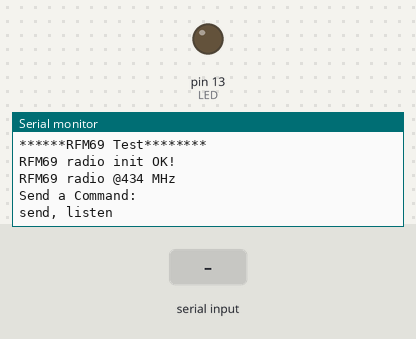
Simulated run of this sketch. Board: Arduino Uno, built with avr-gcc and run on an emulated ATmega328P. Parts: output pins drawn as LEDs (lit = HIGH), the last lines printed to the serial monitor. The test bench sets the inputs (shaded band). No radio packets arrive unless stated; pins used as bus, display or sensor lines are not drawn.

Above: at 1.2 s.
1.3 s: "send\n" received over Serial
At 2.37 s:
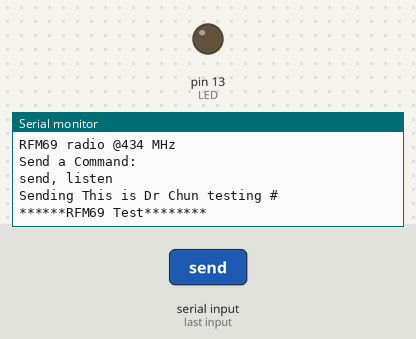
3.8 s: "listen\n" received over Serial
At 4.4 s:
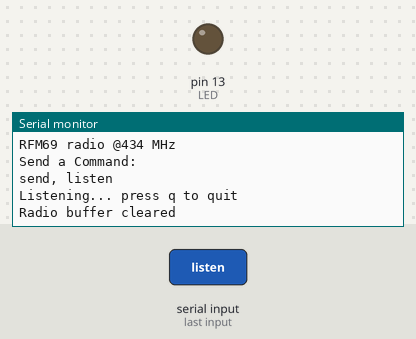
5.3 s: byte 113 ('q') received over Serial
At 5.7 s:
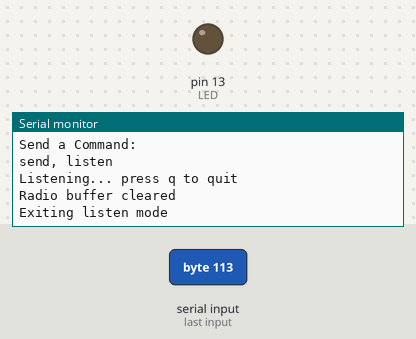

The sketch:

RFM69_Ctrl_V2.ino
```cpp
#include <SPI.h>
#include <RH_RF69.h>

String command; //for serial line control
int count;

/************ Radio Setup ***************/

// Change to 434.0 or other frequency, must match RX's freq!
#define RF69_FREQ 434.0

// First 3 here are boards w/radio BUILT-IN. Boards using FeatherWing follow.
#if defined (__AVR_ATmega328P__)  // Feather 328P w/wing
  #define RFM69_CS    4  //
  #define RFM69_INT   3  //
  #define RFM69_RST   2  // "A"
  #define LED        13

#endif

// Singleton instance of the radio driver
RH_RF69 rf69(RFM69_CS, RFM69_INT);

int16_t packetnum = 0;  // packet counter, we increment per xmission

void setup() {
  Serial.begin(115200);
  //while (!Serial) delay(1); // Wait for Serial Console (comment out line if no computer)

  pinMode(LED, OUTPUT);
  pinMode(RFM69_RST, OUTPUT);
  digitalWrite(RFM69_RST, LOW);

  Serial.println("******RFM69 Test********");
  Serial.println();

  // manual reset
  digitalWrite(RFM69_RST, HIGH);
  delay(10);
  digitalWrite(RFM69_RST, LOW);
  delay(10);

  if (!rf69.init()) {
    Serial.println("RFM69 radio init failed");
    while (1);
  }
  Serial.println("RFM69 radio init OK!");
  // Defaults after init are 434.0MHz, modulation GFSK_Rb250Fd250, +13dbM (for low power module)
  // No encryption
  if (!rf69.setFrequency(RF69_FREQ)) {
    Serial.println("setFrequency failed");
  }

  // If you are using a high power RF69 eg RFM69HW, you *must* set a Tx power with the
  // ishighpowermodule flag set like this:
  rf69.setTxPower(14, true);  // range from 14-20 for power, 2nd arg must be true for 69HCW

  // The encryption key has to be the same as the one in the server
  uint8_t key[] = { 0x01, 0x02, 0x03, 0x04, 0x05, 0x06, 0x07, 0x08,
                    0x01, 0x02, 0x03, 0x04, 0x05, 0x06, 0x07, 0x08};
  rf69.setEncryptionKey(key);

  Serial.print("RFM69 radio @");  Serial.print((int)RF69_FREQ);  Serial.println(" MHz");

  Serial.println("Send a Command:");
  Serial.println("send, listen");
}

void loop(){
  if (Serial.available()) {
    command = Serial.readStringUntil('\n');
    command.trim();

    if (command.equals("send")) {
      send();
    }

    else if (command.equals("listen")){
      listen();
    }
  }
}

void send() {
  delay(1000);  // Wait 1 second between transmits, could also 'sleep' here!

  //create 60 byte memory array (61 is the max?)
  char radiopacket[27] = "This is Dr Chun testing #";
  //convert integer to ASCII, moved incremented packetnum to radiopacket location
  itoa(packetnum++, radiopacket+26, 10);
  Serial.print("Sending "); Serial.println(radiopacket);

  // Send a message!
  rf69.send((uint8_t *)radiopacket, strlen(radiopacket));
  rf69.waitPacketSent();
}

void clearRadioBuffer() {

  uint8_t buf[RH_RF69_MAX_MESSAGE_LEN];
  uint8_t len = sizeof(buf);

  // Remove all pending packets
  while (rf69.available()) {

    rf69.recv(buf, &len);

    len = sizeof(buf);
  }

  Serial.println("Radio buffer cleared");
}

void listen() {

  Serial.println("Listening... press q to quit");

  // Flush old packets
  clearRadioBuffer();

  while (1) {

    // Escape condition
    if (Serial.available()) {

      char c = Serial.read();

      if (c == 'q' || c == 'Q') {
        Serial.println("Exiting listen mode");
        break;
      }
    }

    uint8_t buf[RH_RF69_MAX_MESSAGE_LEN];
    uint8_t len = sizeof(buf);

    if (rf69.waitAvailableTimeout(500)) {

      if (rf69.recv(buf, &len)) {

        buf[len] = '\0';

        Serial.print("Got message: ");
        Serial.println((char*)buf);

        Serial.print("RSSI: ");
        Serial.println(rf69.lastRssi());

      } else {

        Serial.println("Receive failed");
      }
    }
  }
}
 
```

Measured:
- after the input at 1.3 s, the serial monitor: prints a new line after 1.0 s (image 1)
- after the input at 3.8 s, the serial monitor: prints a new line at once (image 2)
- after the input at 5.3 s, the serial monitor: prints a new line at once (image 3)
